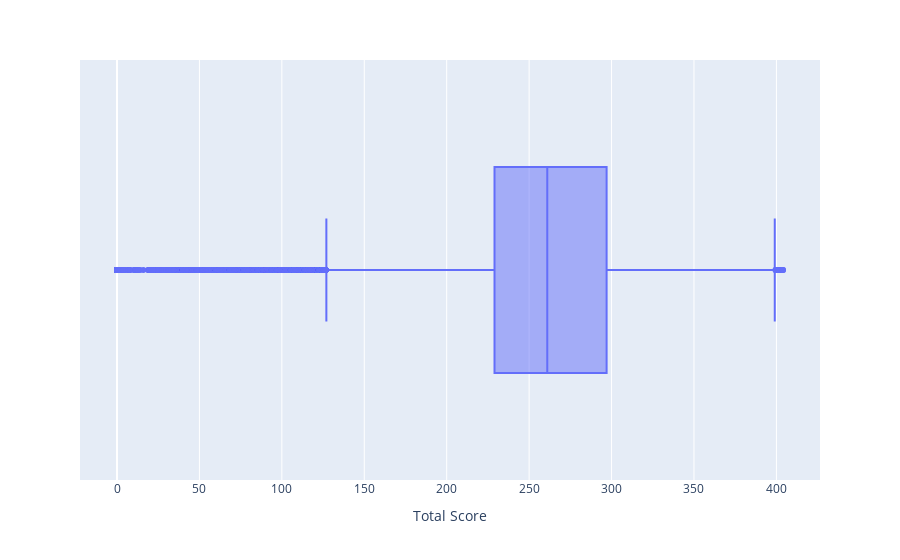

The code cell stored with this chart in its notebook:
### Code cell
px.box(df,'Total Score')

### Figure 1 — Plotly figure (JSON) as saved in the notebook; plotly's stock layout.template omitted (floating-point values rounded to 4 significant figures; data arrays with more than 128 entries replaced by an {"elided": "..."} marker saying what was removed)
{"data": [{"alignmentgroup": "True", "hovertemplate": "Total Score=%{x}<extra></extra>", "legendgroup": "", "marker": {"color": "#636efa"}, "name": "", "notched": false, "offsetgroup": "", "orientation": "h", "showlegend": false, "type": "box", "x": {"elided": "70682 float values"}, "x0": " ", "xaxis": "x", "y0": " ", "yaxis": "y"}], "layout": {"boxmode": "group", "legend": {"tracegroupgap": 0}, "margin": {"t": 60}, "xaxis": {"anchor": "y", "domain": [0, 1], "title": {"text": "Total Score"}}, "yaxis": {"anchor": "x", "domain": [0, 1]}}}
